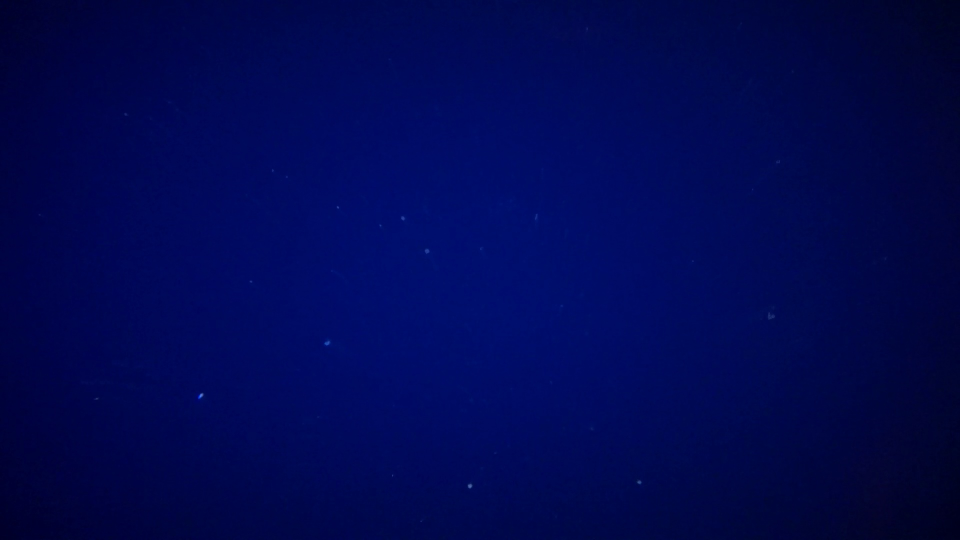
#> input picture videos/TunicadoC0013-26-11-2019-TF/frame_1050.jpg, 1920 x 1080 px, found by its file name (shown at 1/2 size); its folder holds 8 pictures in this run
$ jupyter execute main.ipynb
#> lines starting #> are read from the running program, lines starting #| are printed output that depends on the picture; after the words box and inside, x2 and y2 are one past the last pixel; in counts of white or black regions, pixels touching at a corner belong together
#> further down, frame is the input picture: shape (1080, 1920, 3); mean B, G, R 81.7, 8, 0.4
[cell 1]
import os
import re

import cv2 as cv
import matplotlib.pyplot as plt
import numpy as np
import pandas as pd
import plotly.express as px

# 1 Código Deepview

## Filters

[cell 2]
## Preprocess

# Gray
def to_gray(frame, options=None):
    if frame is None:
      return None

    gray = cv.cvtColor(frame, cv.COLOR_BGR2GRAY)
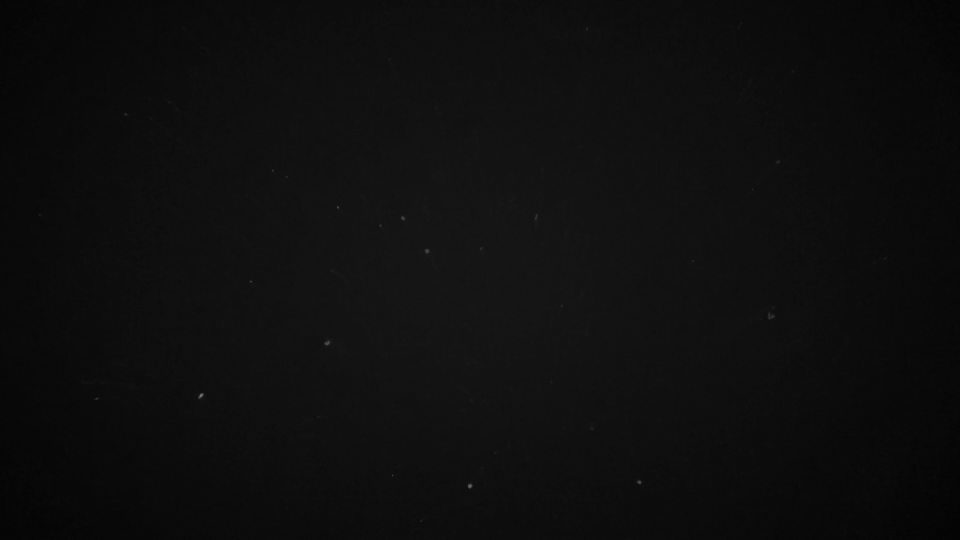
#> gray: shape (1080, 1920) (shown at 1/2 size); min 3, max 128, mean 14.1
    return gray

gray_filter = {
  "name": "to_gray",
  "filter": to_gray,
  "options": None,
}


# Skip dark
# [25 lines left out: function skip_dark, not called in this run]

skip_dark_filter = {
  "name": "skip_dark",
  "filter": skip_dark,
  "options": {"min_brightness": 1}
}


# Top hat
def top_hat(frame, options):
    """Performs a top-hat operation on the given frame and returns the result."""
    # Getting the kernel to be used in Top-Hat

    if frame is None:
      return None

    filterSize = options["filterSize"]
#> filterSize = (9, 9)
    se = options["se"]
#> se = 2

    kernel = cv.getStructuringElement(se,
                                      filterSize)

    # Applying the Top-Hat operation
    filtered_frame = cv.morphologyEx(frame,
                                     cv.MORPH_TOPHAT,
                                     kernel)

    return filtered_frame

top_hat_filter = {
    "name": "top_hat",
    "filter": top_hat,
    "options": {"filterSize": (9, 9), "se": cv.MORPH_ELLIPSE},
}


# Denoise
# [5 lines left out: function denoise, not called in this run]

denoise_filter = {
  "name": "denoise",
  "filter": denoise,
  "options": None,
}


## Process

# Threshold
def threshold(frame, options):
  thresh = options['thresh']
#> thresh = 20
  maxValue = options['maxValue']
#> maxValue = 255

  thresh_frame = cv.threshold(frame, thresh, maxValue, cv.THRESH_BINARY)[1]
#> thresh_frame: shape (1080, 1920); 0.02% white; 34 white regions (27 under 20 px), largest, box (x1, y1, x2, y2) and area: (396, 786, 407, 797) 73, (936, 967, 944, 977) 54, (649, 682, 659, 691) 49
  return thresh_frame

threshold_filter = {
  "name": "threshold",
  "filter": threshold,
  "options": {
    "thresh": 20,
    "maxValue": 255,
  }
}


# Dilate
def dilate(frame, options):
  iterations = options['iterations']
  kernelSize = options['kernelSize']

  # Definir el kernel para la dilatación
  kernel = np.ones(kernelSize, np.uint8)

  # Aplicar la dilatación a la imagen binaria
  dilated_frame = cv.dilate(frame, kernel, iterations=iterations)

  return dilated_frame

dilate_filter = {
  "name": "dilate",
  "filter": dilate,

  "options": {
    "kernelSize": (3, 3),
    "iterations": 1,
  }
}

[cell 3]
# Filtros a aplicar sobre cada frame
preprocess = [
    # Pasar a escala de grises
    gray_filter,

    # Se ignoran los frames oscuros
    skip_dark_filter,

    # Homogeneizar fondo
    top_hat_filter,

    # Quitar ruido
    denoise_filter,  # Actualmente no hace nada
]


process = [
    # Binarizar
    threshold_filter,
]

[cell 4]
# [21 lines left out: function execute_filters, not called in this run]

# 2 Helpers

[cell 5]
def show_img(frame):
  try:
    cv.imshow('frame', frame)
    cv.waitKey(0)
  except Exception as e:
    print(e)
  finally:
    cv.destroyAllWindows()

[cell 6]
def read_frames_in_folder(folder, pattern=None):
  frames = []
  for file in os.listdir(folder):
      if pattern and re.match(pattern, file):
        frame = cv.imread(os.path.join(folder, file))
        frames.append({
            "file": file,
            "frame": frame,
        })

  return frames

[cell 7]
def plot_image_histogram(frame, **kwargs):

    # # Calcular el histograma de intensidades
    # hist = cv.calcHist([frame], [0], None, [256], [0, 256])

    # # Crear una figura utilizando Plotly Express
    # fig = px.bar(x=list(range(256)), y=hist.flatten(), labels={'x': 'Intensidad', 'y': 'Frecuencia'},
    #              title='Histograma de la imagen',
    #              **kwargs)

    # # Mostrar el histograma
    # fig.show()


    # Con matplotlib

    plt.hist(frame.ravel(), 256, [0, 256])

    # Escala logarítmica
    plt.yscale('log')
    plt.show()

# 3 Selección del umbral

## 3.1 Otsu

[cell 8]
def otsu_threshold(frame, options={}):
  try:
    ret, thresh = cv.threshold(frame, 0, 255, cv.THRESH_BINARY + cv.THRESH_OTSU)
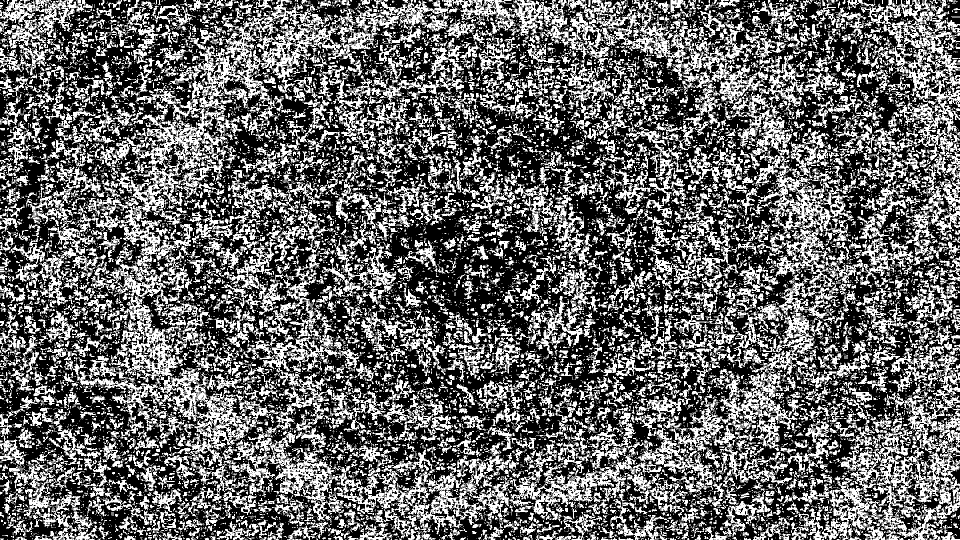
#> thresh: shape (1080, 1920) (shown at 1/2 size); 40.3% white; 15177 white regions (11921 under 20 px)
#> ret = 0
    return ret, thresh
  except Exception as e:
    print(e)
    return None

otsu_filter = {
  "name": "otsu",
  "filter": otsu_threshold,
  "options": {},
}

[cell 9]
frame = cv.imread('.\\videos\\TunicadoC0013-26-11-2019-TF\\frame_1050.jpg')

output_folder = '.\\videos\\TunicadoC0013-26-11-2019-TF\\frame_1050'
os.makedirs(output_folder, exist_ok=True)

gray = to_gray(frame, gray_filter["options"])
cv.imwrite(os.path.join(output_folder, 'gray.jpg'), gray)

tophat = top_hat(gray, top_hat_filter["options"])
cv.imwrite(os.path.join(output_folder, 'tophat.jpg'), tophat)

thresh = threshold(tophat, threshold_filter["options"])
cv.imwrite(os.path.join(output_folder, 'thresh.jpg'), thresh)

used_otsu_threshold, otsu = otsu_threshold(tophat, otsu_filter["options"])
#> used_otsu_threshold = 0
cv.imwrite(os.path.join(output_folder, 'otsu.jpg'), otsu)
#> Out = True

[cell 10]
# Detecciones usando binarizado normal
contours, hierarchy = cv.findContours(thresh, cv.RETR_TREE, cv.CHAIN_APPROX_SIMPLE)
#> contours = 34 contours, 29 with area under 20; largest, box (x1, y1, x2, y2) and area: (396, 786, 407, 797) 58, (936, 967, 944, 977) 42, (1274, 961, 1283, 968) 38, (649, 682, 659, 691) 36, (802, 433, 810, 441) 29
print("Binarizado normal: ", len(contours))
#| Binarizado normal:  34

# Detecciones usando binarizado otsu
contours, hierarchy = cv.findContours(otsu, cv.RETR_TREE, cv.CHAIN_APPROX_SIMPLE)
#> contours = 23119 contours, 19438 with area under 20; largest, box (x1, y1, x2, y2) and area: (216, 0, 1033, 601) 66060, (154, 592, 561, 933) 26200, (382, 736, 707, 1042) 24524, (1745, 778, 1920, 1080) 24332, (1269, 562, 1671, 965) 24048
print("Binarizado otsu: ", len(contours))
#| Binarizado otsu:  23119

[cell 11]
# [17 lines left out: function otsu_vs_binary, not called in this run]

[cell 12]
folder = ".\\videos\\TunicadoC0013-26-11-2019-TF"
frames = read_frames_in_folder(
  folder=folder,
  pattern=re.compile(r"frame_\d+\.jpg")
)

frames = sorted(frames, key=lambda x: int(x["file"].split("_")[1].split(".")[0]))

[cell 13]
df = pd.DataFrame(columns=["filename", "binary", "otsu", "otsu_threshold"])

for i, frame in enumerate(frames):
  gray = to_gray(frame["frame"], gray_filter["options"])
  tophat = top_hat(gray, top_hat_filter["options"])
  thresh = threshold(tophat, {
    "thresh": 20,
    "maxValue": 255,
  })

  used_otsu_treshold, otsu = otsu_threshold(tophat, otsu_filter["options"])

  # Detecciones usando binarizado normal
  contours, hierarchy = cv.findContours(thresh, cv.RETR_TREE, cv.CHAIN_APPROX_SIMPLE)
  binary_detections = len(contours)

  # Detecciones usando binarizado otsu
  contours, hierarchy = cv.findContours(otsu, cv.RETR_TREE, cv.CHAIN_APPROX_SIMPLE)
  otsu_detections = len(contours)

  df.loc[i] = [frame["file"], binary_detections, otsu_detections, used_otsu_treshold]

  frames[i] = {
    "gray": gray,
    "tophat": tophat,
    "thresh": thresh,
    "otsu": otsu,
    "file": frame["file"],
    "frame": frame["frame"],
  }
#> this loop made 5 passes
#> pass 1, in otsu_threshold (call 2), `ret, thresh = cv.threshold(frame, 0, 255, cv.THRESH_BINARY + cv.THRESH..`:
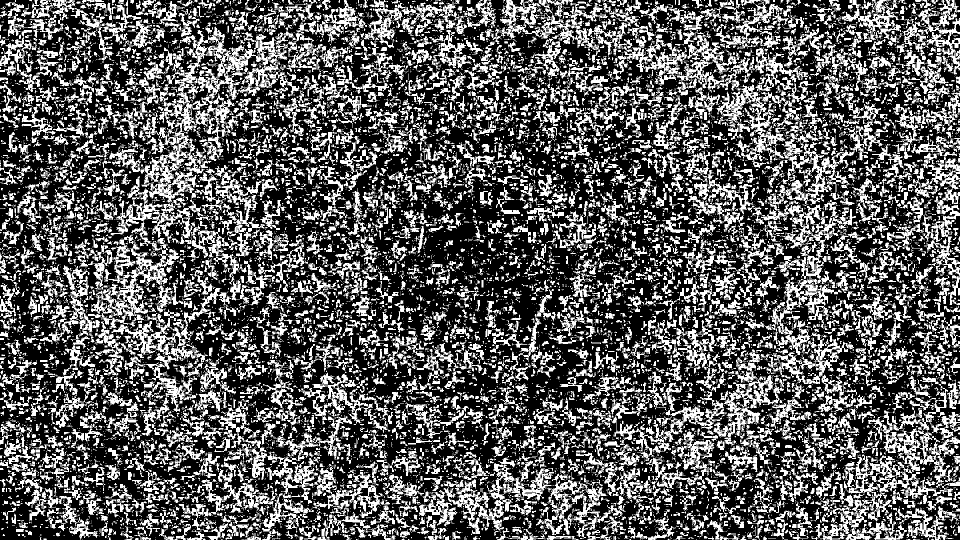
#> thresh: shape (1080, 1920) (shown at 1/2 size); 35.9% white; 14821 white regions (11140 under 20 px), largest, box (x1, y1, x2, y2) and area: (182, 174, 477, 658) 27131, (1522, 208, 1775, 567) 15342, (331, 53, 599, 200) 12497
#> after the loop:
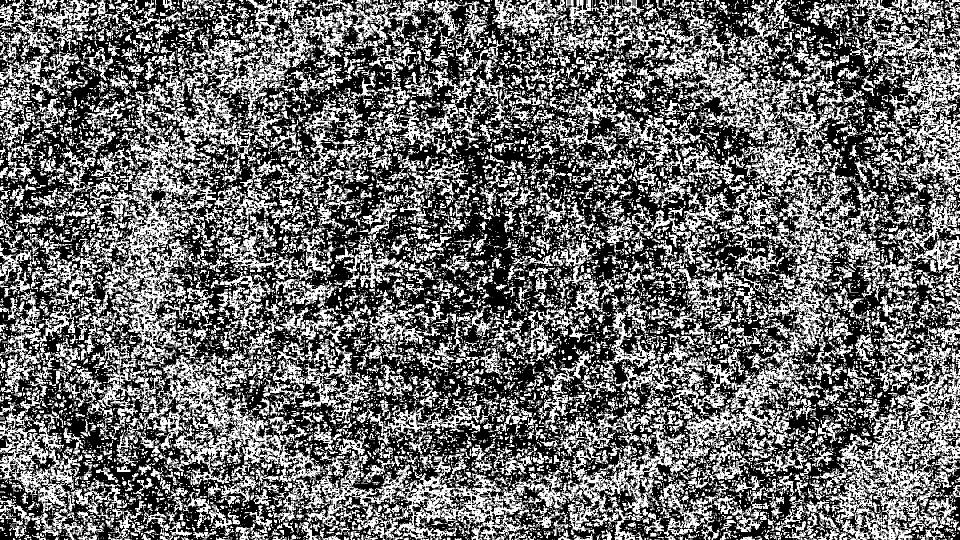
#> otsu: shape (1080, 1920) (shown at 1/2 size); 42% white; 14541 white regions (11420 under 20 px), largest, box (x1, y1, x2, y2) and area: (286, 705, 1173, 1080) 50420, (162, 166, 508, 780) 40216, (1117, 676, 1629, 1080) 37682
#> after the loop: thresh: shape (1080, 1920); 0.01% white; 15 white regions (13 under 20 px), largest, box (x1, y1, x2, y2) and area: (890, 29, 897, 40) 51, (1391, 756, 1399, 761) 29

[cell 14]
def get_frame(filename):
  found_frames = [f for f in frames if f["file"] == filename]
  if len(found_frames) > 0:
    return found_frames[0]
  else:
    return None

En la mayoría de frames seleccionados Otsu arroja un umbral de 0, por lo que los resultados nos son útiles. Sospecho que es debido a que los objetos son tan pequeños que no generan un pico en el histograma de la imagen (no es bimodal)

[cell 15]
df[[
  "filename",
  "binary",
  "otsu",
  "otsu_threshold",
]]

A excepción de dos casos en los que el umbral parece ser más razonable: frame 1350 y frame 1800. Comparemos los histogramas del frame 1350 con los de, por ejemplo, la imagen 900

[cell 16]
plot_image_histogram(
  get_frame("frame_1350.jpg")["tophat"],
  # Escala logarítmica
  log_y=True,
)
#> in plot_image_histogram, `plt.show()`:
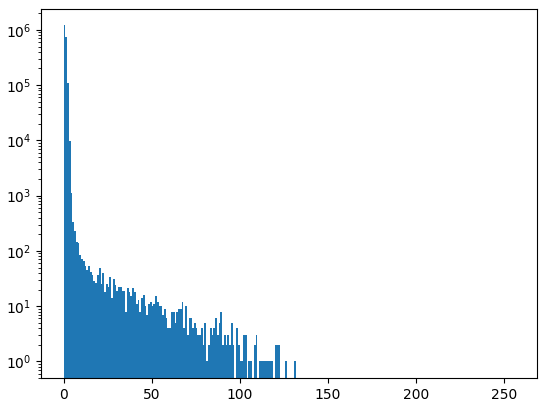
#> figure drawn by matplotlib, 1 panel; tallest bar 1205052 high, from x = 0 to 1

[cell 17]
plot_image_histogram(
  get_frame("frame_900.jpg")["tophat"],
  # Escala logarítmica
  log_y=True,
)
#> in plot_image_histogram (call 2), `plt.show()`:
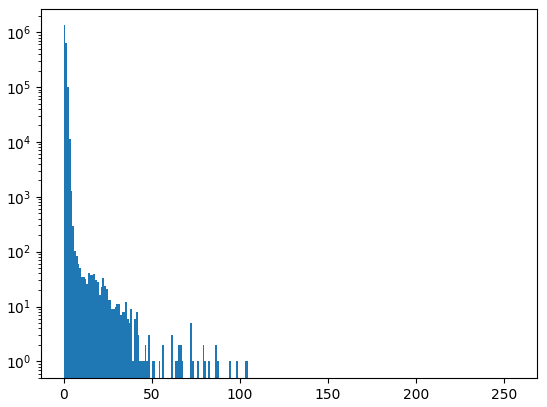
#> figure drawn by matplotlib, 1 panel; tallest bar 1329918 high, from x = 0 to 1

[cell 18]
show_img(get_frame("frame_1050.jpg")["otsu"])

## 3.2 Detecciones vs Umbral

[cell 19]
selected_frames = [
  "frame_1050.jpg"
]

def get_threshold_range():
  return range(3, 50)

[cell 20]
frame = get_frame("frame_1650.jpg")

treshold_df = pd.DataFrame(columns=["threshold", "detections"])

for threshold_value in get_threshold_range():
    retophat = top_hat(frame["tophat"], top_hat_filter["options"])

    thresh = threshold(retophat, {
        "thresh": threshold_value,
        "maxValue": 255,
    })

    dilated_thresh = dilate(thresh, {
        'kernelSize': (3, 3),
        'iterations': 1})

    contours, hierarchy = cv.findContours(
        dilated_thresh, cv.RETR_TREE, cv.CHAIN_APPROX_SIMPLE)
    detections = len(contours)

    treshold_df.loc[threshold_value] = [threshold_value, detections]
#> this loop made 47 passes
#> pass 1, in threshold (call 7), `thresh_frame = cv.threshold(frame, thresh, maxValue, cv.THRESH_BINARY)..`:
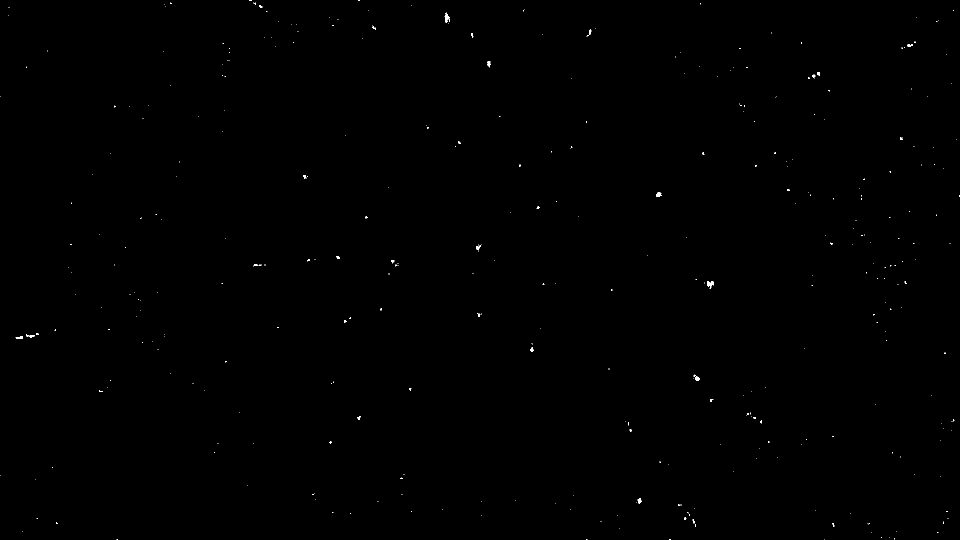
#> thresh_frame: shape (1080, 1920) (shown at 1/2 size); 0.11% white; 369 white regions (343 under 20 px), largest, box (x1, y1, x2, y2) and area: (1414, 562, 1427, 578) 109, (889, 26, 900, 46) 107, (1312, 384, 1323, 394) 75
#> pass 1, in dilate, `dilated_frame = cv.dilate(frame, kernel, iterations=iterations)`:
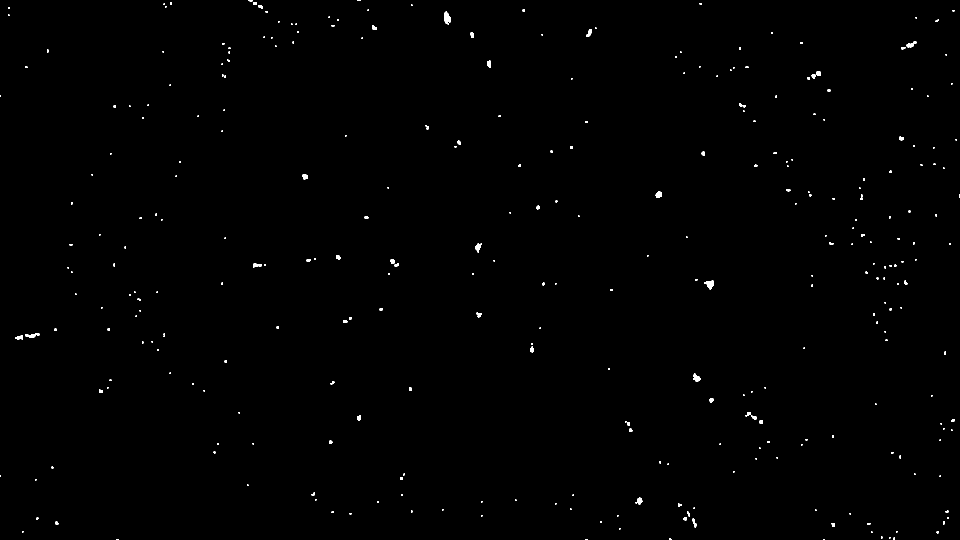
#> dilated_frame: shape (1080, 1920) (shown at 1/2 size); 0.34% white; 321 white regions (238 under 20 px), largest, box (x1, y1, x2, y2) and area: (888, 23, 901, 49) 224, (1413, 561, 1428, 579) 193, (1386, 747, 1401, 763) 151
#> pass 2, in dilate (call 2), `dilated_frame = cv.dilate(frame, kernel, iterations=iterations)`:
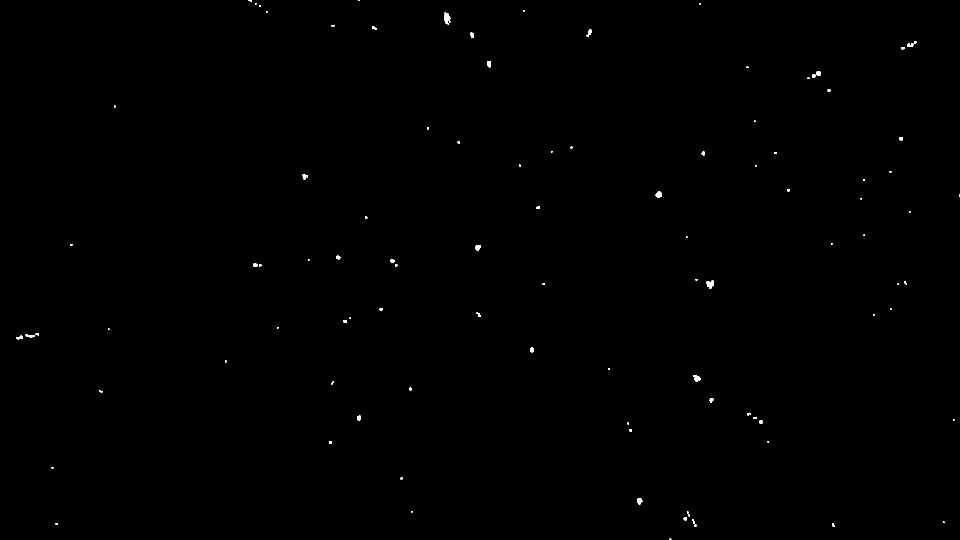
#> dilated_frame: shape (1080, 1920) (shown at 1/2 size); 0.15% white; 101 white regions (58 under 20 px), largest, box (x1, y1, x2, y2) and area: (888, 25, 901, 49) 188, (1413, 561, 1428, 578) 175, (1386, 750, 1401, 763) 122
#> after the loop: dilated_thresh: shape (1080, 1920); 0% white; 2 white regions, box (x1, y1, x2, y2) and area: (1392, 756, 1398, 761) 28, (892, 31, 896, 38) 21
#> after the loop: thresh: shape (1080, 1920); 0% white in thin lines or dots, all inside (x1, y1, x2, y2) = (893, 32, 1397, 760)

# [10 lines of commented-out code are left out]

plt.plot(treshold_df["threshold"], treshold_df["detections"])
plt.yscale("log")
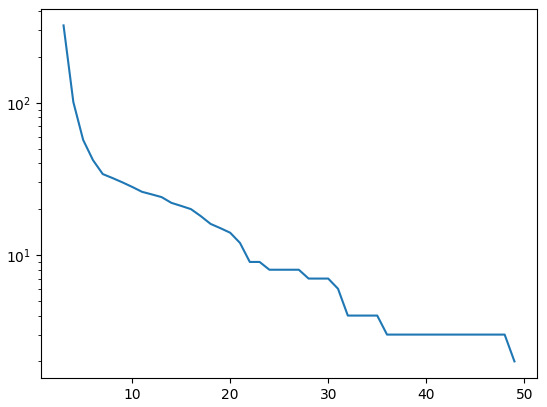
#> figure drawn by matplotlib, 1 panel; curve peaks at x = 3, y = 322
